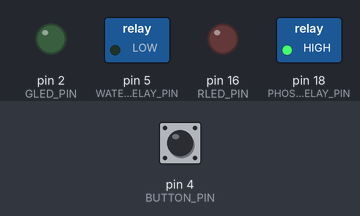
This sketch was run on a simulated Arduino Uno, built with avr-gcc and run on an emulated ATmega328P. Shown: switched loads named in the sketch (green lamp = pin HIGH), output pins drawn as LEDs (lit = HIGH). Dashed ring = blinking. The inputs (shaded band) are chosen by the test bench; at power-on: pin 4 (BUTTON_PIN) HIGH. Pins used as bus, display or sensor lines are not drawn; what the sketch prints to the serial monitor is not drawn.

Above: at 1.2 s.
1.3 s: pin 4 (BUTTON_PIN) pulled LOW for 1 s
At 1.7 s:
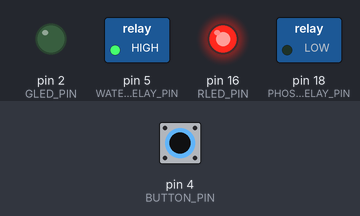
4.0 s: pin 4 (BUTTON_PIN) pulled LOW for 3.2 s
At 5.1 s:
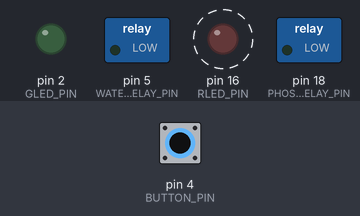
9.1 s: pin 4 (BUTTON_PIN) pulsed LOW 5 times (0.12 s each, 0.3 s apart)
At 11.5 s:
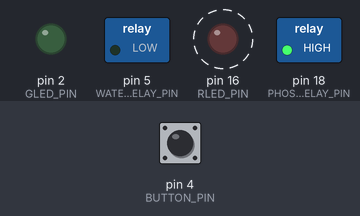
Timing chart, 0 to 13.0 s (numbered marks = the images above; inputs shaded):
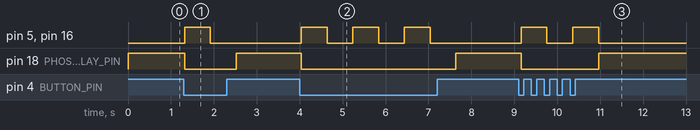

Measured:
- after the input at 1.3 s, pin 5 (WATER_RELAY_PIN), pin 16 (RLED_PIN): LOW → HIGH at once, → LOW 0.60 s later; pin 18 (PHOS_RELAY_PIN): HIGH → LOW at once, → HIGH 1.2 s later
- after the input at 4.0 s, pin 5 (WATER_RELAY_PIN), pin 16 (RLED_PIN): alternates HIGH for 0.60 s and LOW for 0.60 s, 6 changes in all, then stays LOW, starting at once; pin 18 (PHOS_RELAY_PIN): HIGH → LOW at once, → HIGH 3.6 s later
- after the input at 9.1 s, pin 5 (WATER_RELAY_PIN), pin 16 (RLED_PIN): alternates HIGH for 0.60 s and LOW for 0.60 s, 4 changes in all, then stays LOW, starting after 0.06 s; pin 18 (PHOS_RELAY_PIN): HIGH → LOW after 0.06 s, → HIGH 1.8 s later

The sketch:

Preventor.ino
```cpp
#define WATER_RELAY_PIN 5
#define PHOS_RELAY_PIN 18
#define BUTTON_PIN 4
#define RLED_PIN 16
#define YLED_PIN 0
#define GLED_PIN 2
bool sprinklerState = false;
void setup() {
    pinMode(WATER_RELAY_PIN, OUTPUT);
    pinMode(PHOS_RELAY_PIN, OUTPUT);
    pinMode(BUTTON_PIN, INPUT_PULLUP);
    pinMode(RLED_PIN, OUTPUT);
    pinMode(YLED_PIN, OUTPUT);
    pinMode(GLED_PIN, OUTPUT);
    digitalWrite(WATER_RELAY_PIN, LOW);
    digitalWrite(PHOS_RELAY_PIN, LOW);
    digitalWrite(GLED_PIN, LOW);
    digitalWrite(YLED_PIN, LOW);
    digitalWrite(RLED_PIN, LOW);
    Serial.begin(115200);
}
void loop() {
    int fireSignal = 2;
    int buttonState = digitalRead(BUTTON_PIN);
    Serial.print("Fire Signal: ");
    Serial.println(fireSignal);
    if (buttonState == LOW) {
        sprinklerState = !sprinklerState;
        digitalWrite(WATER_RELAY_PIN, sprinklerState ? HIGH : LOW);
        digitalWrite(PHOS_RELAY_PIN, LOW);
        digitalWrite(RLED_PIN, sprinklerState ? HIGH : LOW);
        digitalWrite(YLED_PIN, LOW);
        digitalWrite(GLED_PIN, LOW);
        Serial.println(sprinklerState ? "Sprinkler ON (Manual)" : "Sprinkler OFF (Manual)");
        delay(500);
    } else {
        if (fireSignal == 1) {
            digitalWrite(WATER_RELAY_PIN, HIGH);
            digitalWrite(PHOS_RELAY_PIN, LOW);
            digitalWrite(RLED_PIN, HIGH);
            digitalWrite(YLED_PIN, LOW);
            digitalWrite(GLED_PIN, LOW);
            Serial.println("🔥 Fire detected here! Deploying Water sprinkler...");
        } else if (fireSignal == 2) {
            digitalWrite(WATER_RELAY_PIN, LOW);
            digitalWrite(PHOS_RELAY_PIN, HIGH);
            digitalWrite(RLED_PIN, LOW);
            digitalWrite(YLED_PIN, HIGH);
            digitalWrite(GLED_PIN, LOW);
            Serial.println("🔥 Fire detected elsewhere! Deploying Phos-chek Sprinkler...");
        } else {
            digitalWrite(WATER_RELAY_PIN, LOW);
            digitalWrite(PHOS_RELAY_PIN, LOW);
            digitalWrite(RLED_PIN, LOW);
            digitalWrite(YLED_PIN, LOW);
            digitalWrite(GLED_PIN, HIGH);
        }
    }
    delay(100);
}
```
